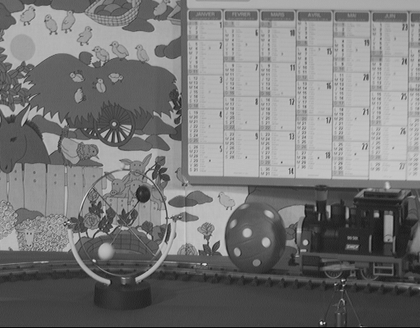
%> input picture tests/train01.tif, 420 x 328 px, shrunk from 512 x 400 before the run
$ octave --eval "ex9_8;"   (GNU Octave 9; MATLAB toolbox functions it lacks are replaced by stand-ins)
%> lines starting %> are read from the running program, lines starting %| are printed output that depends on the picture
% Question 9.8 from the text book

function ex9_8

cimage = input('Enter name of image: ','s');
%> the answer given: tests/train01.tif
im = imread(cimage);
%> im is the input picture: size 328x420 uint8; min 7, max 237, mean 120.3

% reconstruct with 4 coefficients
[im_r,N,psnr] = coeff9_8(im,4);
%> in coeff9_8, `im_c = blkproc(im,[8,8],'round(dct2(x)).*P1',zigzag(a,8));`:
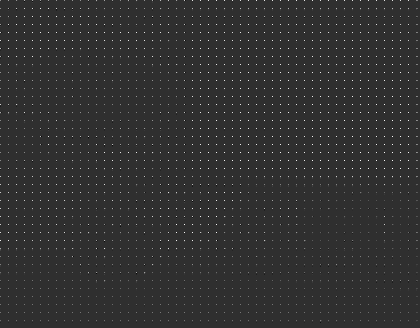
%> im_c: size 328x420 double; min -355, max 1566, mean 15.2; drawn with min black and max white
%> in coeff9_8, `N = length(find(im_c ~= 0));`: N = 8416
%> in coeff9_8, `im_r = blkproc(im_c,[8,8],'idct2');`:
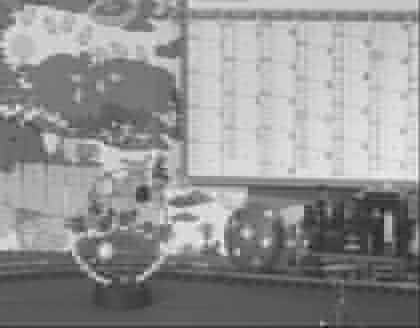
%> im_r: size 328x420 double; min -18.85, max 223.3, mean 120.2; drawn with min black and max white
%> in coeff9_8, `psnr = 10*log10(255*255/mean(mean((im - im_r).^2)));`: psnr = 25.44
%> N = 8416; psnr = 25.44
figure(1)
imshow(uint8(im_r))
title(sprintf('4 coefficients (PSNR = %.4f, %d nonzero coefficients in total)',...
    psnr, N))
print -deps2 lena_4

% reconstruct with 8 coefficients
[im_r,N,psnr] = coeff9_8(im,8);
%> call 2 of coeff9_8, with k = 8
%> in coeff9_8 (call 2), `N = length(find(im_c ~= 0));`: N = 16377
%> in coeff9_8 (call 2), `im_r = blkproc(im_c,[8,8],'idct2');`:
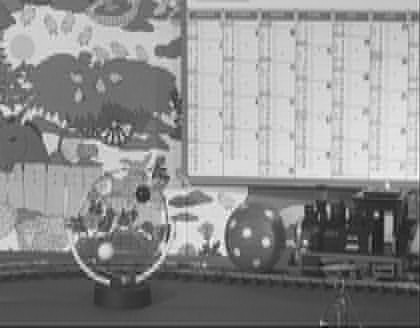
%> im_r: size 328x420 double; min -5.02, max 220.5, mean 120.2; drawn with min black and max white
%> in coeff9_8 (call 2), `psnr = 10*log10(255*255/mean(mean((im - im_r).^2)));`: psnr = 27.51
%> N = 16377; psnr = 27.51
figure(2)
imshow(uint8(im_r))
title(sprintf('8 coefficients (PSNR = %.4f, %d nonzero coefficients in total)',...
    psnr, N))
print -deps2 lena_8

% reconstruct with 16 coefficients
[im_r,N,psnr] = coeff9_8(im,16);
%> N = 32075; psnr = 30.3
figure(3)
imshow(uint8(im_r))
title(sprintf('16 coefficients (PSNR = %.4f, %d nonzero coefficients in total)',...
    psnr, N))
print -deps2 lena_16

% reconstruct with 32 coefficients
[im_r,N,psnr] = coeff9_8(im,32);
%> N = 62215; psnr = 34.59
figure(4)
imshow(uint8(im_r))
title(sprintf('32 coefficients (PSNR = %.4f, %d nonzero coefficients in total)',...
    psnr, N))
% 32*prod(size(im))/64)
print -deps2 lena_32

% Compute the reconstructed image with different numbers of coefficients
% input:     im -- original image
%             k -- number of retained coefficients
% output:  im_r -- reconstructed image
%             N -- number of nonzero coefficients
%          psnr -- psnr of the reconstructed image

function [im_r,N,psnr] = coeff9_8(im,k)

im = double(im);

a = ones(1,k);
im_c = blkproc(im,[8,8],'round(dct2(x)).*P1',zigzag(a,8));
N = length(find(im_c ~= 0));
im_r = blkproc(im_c,[8,8],'idct2');
psnr = 10*log10(255*255/mean(mean((im - im_r).^2)));

% vector a --> square matrix b (sizeb-by-sizeb) in zigzag order
function b = zigzag(a,sizeb)

b = zeros(sizeb,sizeb);
n = 0;

if length(a) < sizeb^2
    a = [a, zeros(1,sizeb^2-length(a))];
else
    a = a(1:sizeb^2);
end

for k = 1:sizeb
    n = n+k-1;
    for i = 1:k
        if rem(k,2)==0
            b(i,k+1-i) = a(n+i);
        else
            b(k+1-i,i) = a(n+i);
        end
    end
end
for k = 2:sizeb
    n = n+sizeb+1-k;
    for i = k:sizeb
        if rem((sizeb-k),2)==0
            b(k+sizeb-i,i) = a(n+i);
        else
            b(i,k+sizeb-i) = a(n+i);
        end
    end
end
